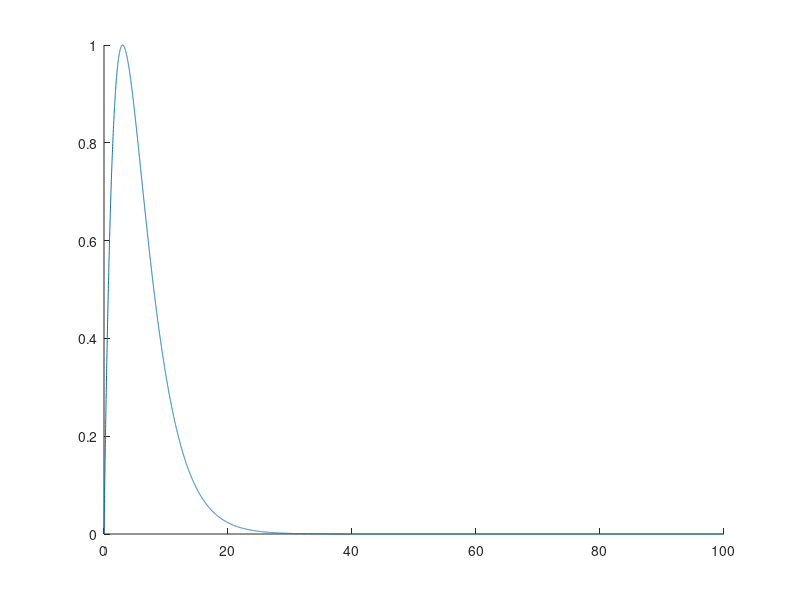

Write the MATLAB code that produced this figure. (Note: this script raises an error after producing the figure.)
dt = 1/100;
t = 0:dt:100; 
tau_alphasyn = 3; 
tau_r = 2; 
tau_d = 20; 

alpha_syn = (1/tau_alphasyn)*t.*exp(-t/tau_alphasyn); 
alpha_syn = alpha_syn/max(alpha_syn); 
exp2_syn = (exp(-t/tau_d) - exp(-t/tau_r)); 
% exp2_syn = exp2_syn/max(exp2_syn); 
t_peak = tau_r*tau_d*log(tau_d/tau_r)/(tau_d - tau_r); 
max_peak = (exp(-t_peak/tau_d) - exp(-t_peak/tau_r)); 
exp2_syn = exp2_syn/max_peak;
figure;
hold on; 
plot(t, alpha_syn); 
% plot(t, exp2_syn);
xlim([0, 100]);

%%
spks = zeros(1,lenT); 
spks(AP(1,:) ~= 0) = 1; 
% spks(T < 1e4) = '';
figure; 
plot(spks,'.-')
ylim([-0.5, 2]);
first_spk = find(spks,1); 
last_spk = find(spks,1,'last');
%%
simt = 2e4; 
T = 1:1e-2:simt;
Amax = 500; 
S_test=(Amax/simt)*T;           
S_in=zeros(1,length(T));                % initialize the input spike train

for k=1:length(T)
    tst=rand(1)*Amax;
    if tst < S_test(k)*1e-2            % note arbitrary multiplyer to control spiking rate
        S_in(k)=1;                      % insert a 'random' input spike
    end
end
figure; plot(T,S_in)

%%
tbconv = S_in;
g_alpha = conv(tbconv, alpha_syn, 'same'); 
g_exp2 = conv(tbconv, exp2_syn, 'same'); 

figure;
subplot(211); hold on; 
plot(g_alpha); 
subplot(212);
plot(g_exp2);
%%
spks([1:first_spk,last_spk:end]) = '';
% S_in([1:first_spk,last_spk:end]) = '';
g_alpha_sin = conv(S_in, alpha_syn, 'same'); 
g_alpha_spk = conv(spks, alpha_syn, 'same'); 

figure;
subplot(211); hold on; 
plot(g_alpha_sin);


subplot(212); hold on; 
plot(g_alpha_spk);


